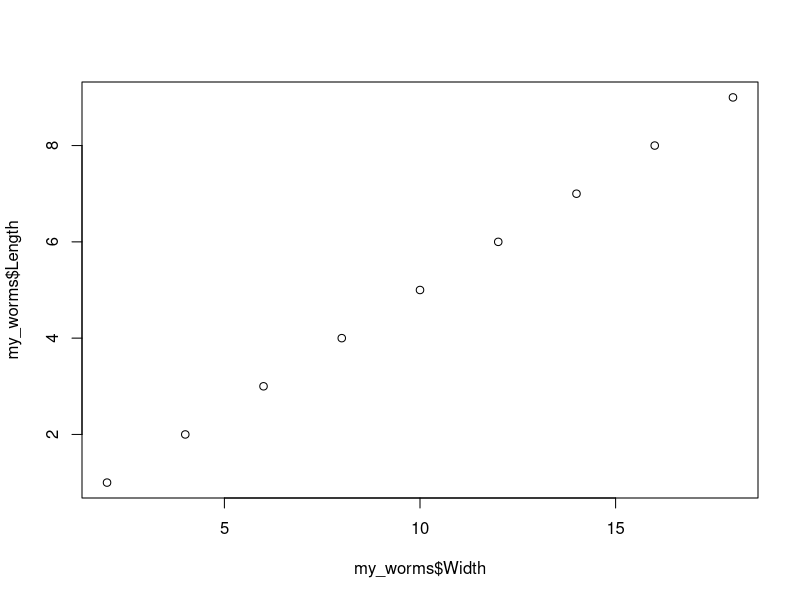
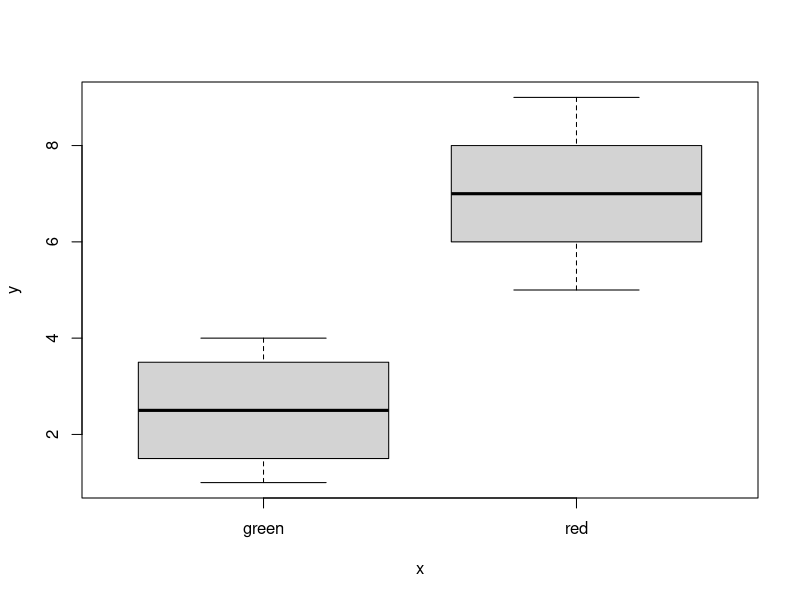
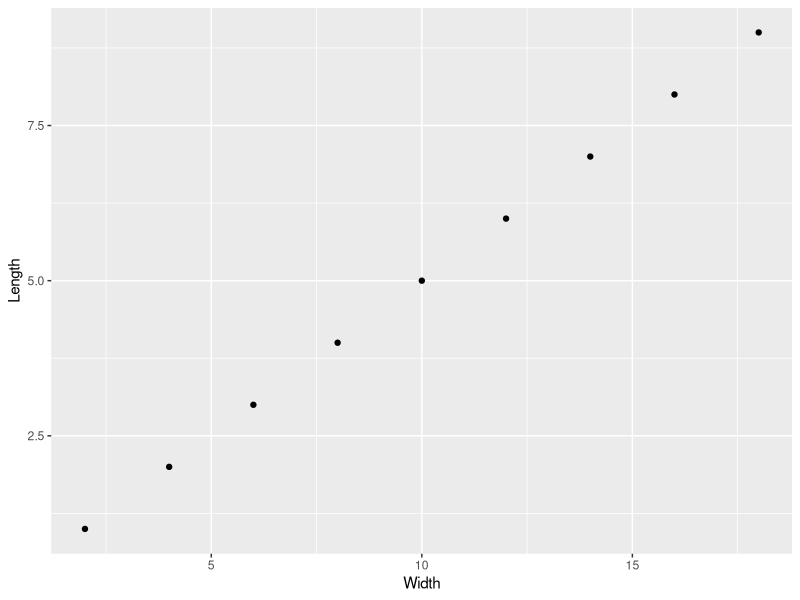
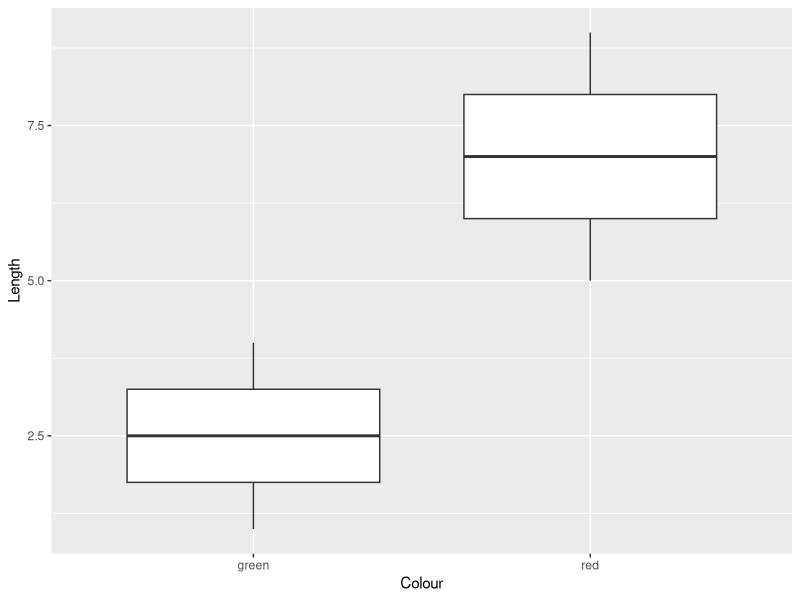
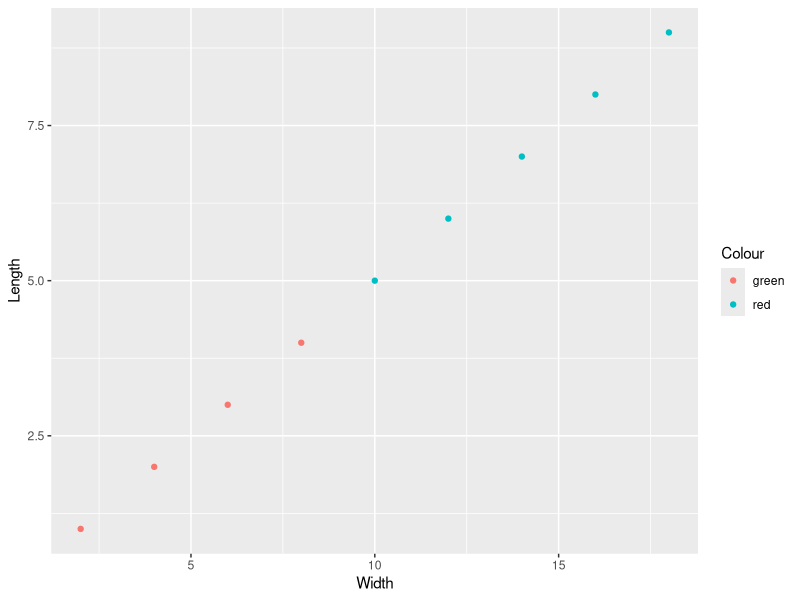
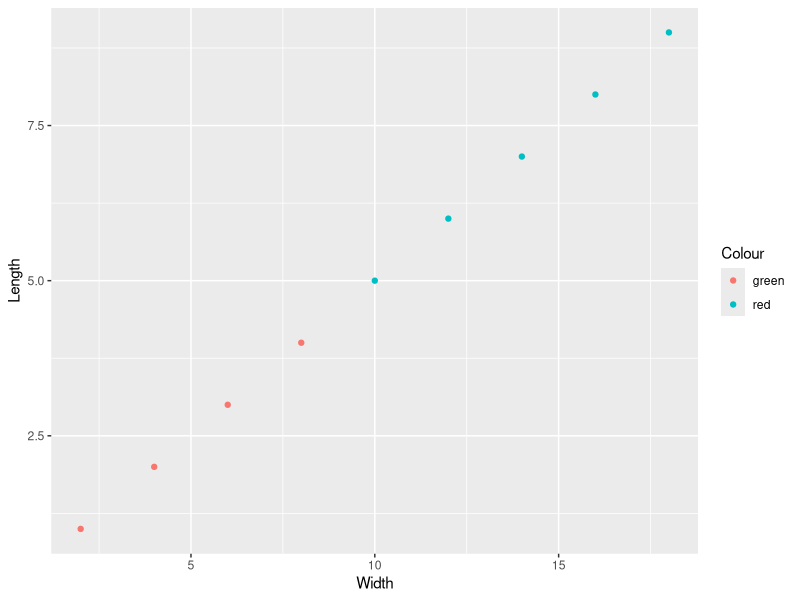
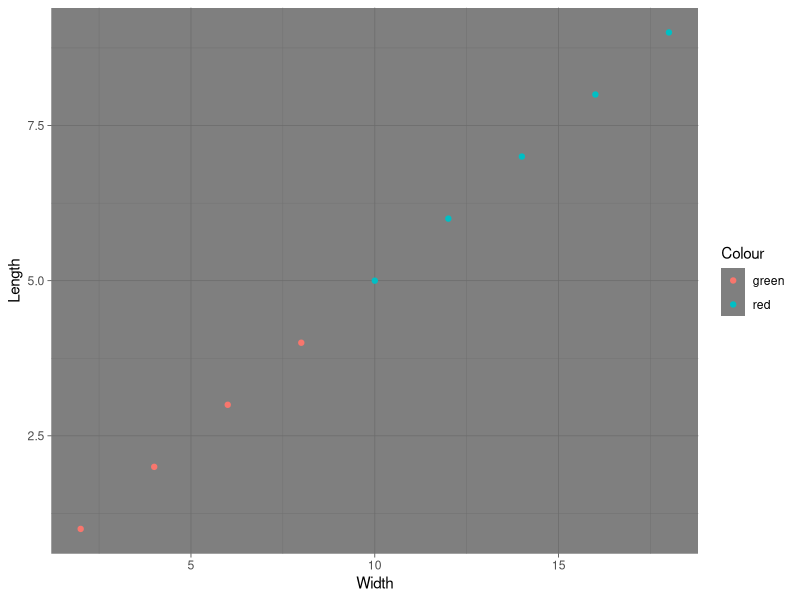
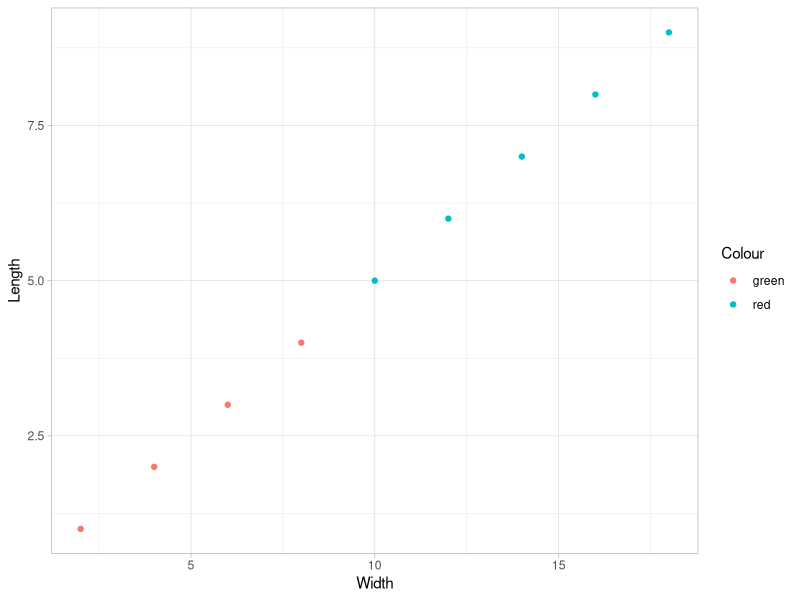

These charts were generated, in order, by the following R code:
## ---- chunk 1
# это комментарии, они не будут выполняться
## ---- chunk 2
2+2
1024/2
1:10
34*4
2^4
sqrt(27)
## ---- chunk 3
var_1 <- 1024 / 2
1238 * 3 -> var_2
var_2
## ---- chunk 4
23
sqrt(25)
## ---- chunk 5
1:10 # от одного до 10
-5:3 # от -5 до 3
## ---- chunk 6
seq(from = 1, to = 5, by = 0.5)
## ---- chunk 7
c(2, 4, 6)
c(-9.3, 0, 2.17, 21.3)
## ---- chunk 8
vect_num <- -11:12 # численный вектор от -11 до 12 сохранен в переменной vect_num
vect_num_1 <- c(1.3, 1.7, 1.2, 0.9, 1.6, 1.4) # численный вектор, сохранен в переменной vect_num_1
## ---- chunk 9
vect_num[1] # первый элемент в векторе vect_num
vect_num[10] # 10-й элемент
vect_num[22]
## ---- chunk 10
3:5
## ---- chunk 11
vect_num[3:5]
## ---- chunk 12
vect_num[c(2, 4, 6)] # возвращает 2-й, 4-й и 6-й элементы
vect_num[c(1, 10, 20)] # возвращает 1-й, 10-й и 20-й элементы
## ---- chunk 13
vect_num[c(1, 2, 5)] # возвращает 1-й, 3-й и 5-й элементы
## ---- chunk 14
vect_num[c(15, 9, 1)] # правильно
## ---- chunk 15
c(1, 1, 5:9)
c(vect_num, vect_num)
c(100, vect_num)
## ---- chunk 16
vect_num[c(1, 3, 5, 22:24)]
## ---- chunk 17
"это текст"
'это тоже текст'
## ---- chunk 18
rainbow <- c("red", "orange", "yellow", "green", "blue", "violet")
rainbow # весь вектор
## ---- chunk 19
rainbow[c(1, 6)]
## ---- chunk 20
double_rainbow <- c(rainbow, rainbow)
double_rainbow
rainbow[3:6] # элементы с 3 по 6
## ---- chunk 21
TRUE # истина
FALSE # ложь
## ---- chunk 22
c(T, T, T, T, F, F, T, T)
## ---- chunk 23
c(TRUE, TRUE, TRUE, FALSE, FALSE, TRUE)
## ---- chunk 24
short_logical_vector <- c(FALSE, TRUE)
## ---- chunk 25
rep(x = 1, times = 3) # 1 повторяется 3 раза
rep(x = "red", times = 5) # "red" повторяется 5 раз
rep(x = TRUE, times = 2) # TRUE повторяется 2 раза
## ---- chunk 26
rep(TRUE, 5) # TRUE повторяется 5 раз, аргументы без названий
## ---- chunk 27
vect_log <- c(rep(TRUE, 3), rep(FALSE, 3), rep(TRUE, 4))
vect_log
## ---- chunk 28
double_rainbow
## ---- chunk 29
f_yellow <- double_rainbow == "yellow"
f_yellow
## ---- chunk 30
double_rainbow[f_yellow]
## ---- chunk 31
f_blue <- double_rainbow == "blue"
## ---- chunk 32
f_yellow | f_blue
## ---- chunk 33
double_rainbow[f_yellow | f_blue]
## ---- chunk 34
double_rainbow[double_rainbow == "yellow" | double_rainbow == "blue"]
## ---- chunk 35
f_colours <- double_rainbow == "yellow" | double_rainbow == "blue"
double_rainbow[f_colours]
## ---- chunk 36
vect_num
## ---- chunk 37
vect_num[vect_num > 0]
## ---- chunk 38
f_5_8 <- (vect_num <= -8) | (vect_num >= 8)
vect_num[f_5_8]
## ---- chunk 39
snail_colours <- c("red", "green", "green", "green", "yellow", "yellow", "yellow", "yellow")
snail_colours # это текстовый вектор.
## ---- chunk 40
factor(snail_colours)
## ---- chunk 41
double_rainbow # текстовый вектор
## ---- chunk 42
f_double_rainbow <- factor(double_rainbow)
## ---- chunk 43
class(f_double_rainbow)
class(vect_log)
class(vect_num)
class(rainbow)
## ---- chunk 44
rainbow_1 <- c("red", "orange", NA, "green", "blue", "violet")
## ---- chunk 45
rainbow_1[198]
## ---- chunk 46
vect_num + 2
vect_num * 2
vect_num * (-2)
vect_num ^2
## ---- chunk 47
NAs_NANs <- c(1, 3, NA, 7, 0, 22:24)
## ---- chunk 48
NAs_NANs
## ---- chunk 49
NAs_NANs + 2 # останется NA
NAs_NANs * 0 # останется NA
NAs_NANs / 0  # останется NA
## ---- chunk 50
sqrt(-1)
## ---- chunk 51
NAs_NANs
## ---- chunk 52
length(NAs_NANs)
## ---- chunk 53
sum(NAs_NANs)
## ---- chunk 54
sum(NAs_NANs, na.rm = TRUE)
## ---- chunk 55
mean(NAs_NANs, na.rm = TRUE)
## ---- chunk 56
mmean <- function(x){
  mean(x, na.rm = TRUE)
  }
## ---- chunk 57
mmean <- function(x){
  res <- mean(x, na.rm = TRUE)
  return(res)
}
## ---- chunk 58
mean(vect_num, na.rm = TRUE)
mmean(vect_num)
## ---- chunk 59
len <- 1:9 # числовой
col <- c(rep("green", 4), rep("red", 5)) # текстовый
wid <- seq(from = 2, by = 2, to = 18) # числовой
## ---- chunk 60
my_worms <- data.frame(Length = len, Width = wid, Colour = col)
## ---- chunk 61
class(my_worms) # смотрим, действительно датафрейм
## ---- chunk 62
my_worms # печать датафрейма
View(my_worms) # просмотр в RStudio
head(my_worms)
tail(my_worms)
# fix(my_worms) # ручное редактирование. осторожно! избегайте его использовать, никаких документов о нем не останется
## ---- chunk 63
my_worms$Length
my_worms$Width
## ---- chunk 64
my_worms[2, 3] # вторая строка в 3 столбце
my_worms[2, ] # вторая строка целиком
my_worms[1:9, 2] # строки с 1 по 9 во втором столбце
my_worms[, 2] # второй столбец целиком
## ---- chunk 65
plot(x = my_worms$Width, y = my_worms$Length)
## ---- chunk 66
plot(x = as.factor(my_worms$Colour), y = my_worms$Length)
## ---- chunk 67
library(ggplot2)
## ---- chunk 68
ggplot(data = my_worms) +
  geom_point(aes(x = Width, y = Length))

ggplot(data = my_worms) +
  geom_boxplot(aes(x = Colour, y = Length))
## ---- chunk 69
ggplot(data = my_worms) +
  geom_point(aes(x = Width, y = Length, colour = Colour))
## ---- chunk 70
gg <- ggplot(data = my_worms) +
  geom_point(aes(x = Width, y = Length, colour = Colour))
## ---- chunk 71
gg

## ---- chunk 72
gg + theme_dark()
gg + theme_light()
gg + theme_classic()
## ---- chunk 73
theme_set(theme_bw())
gg
## ---- chunk 74
gg + labs(x = "Ширина", y = "Длина", colour = "Цвет")
## ---- chunk 75
gg + facet_wrap(~Colour, nrow = 1)
## ---- chunk 76
my_worms$col_rus <- factor(my_worms$Colour, levels = c("green", "red"), labels = c("Зеленый", "Красный"))
ggplot(data = my_worms) +
  geom_point(aes(x = Width, y = Length, colour = col_rus)) +
  labs(x = "Ширина", y = "Длина", colour = "Цвет") +
  facet_wrap(~col_rus, nrow = 1)
